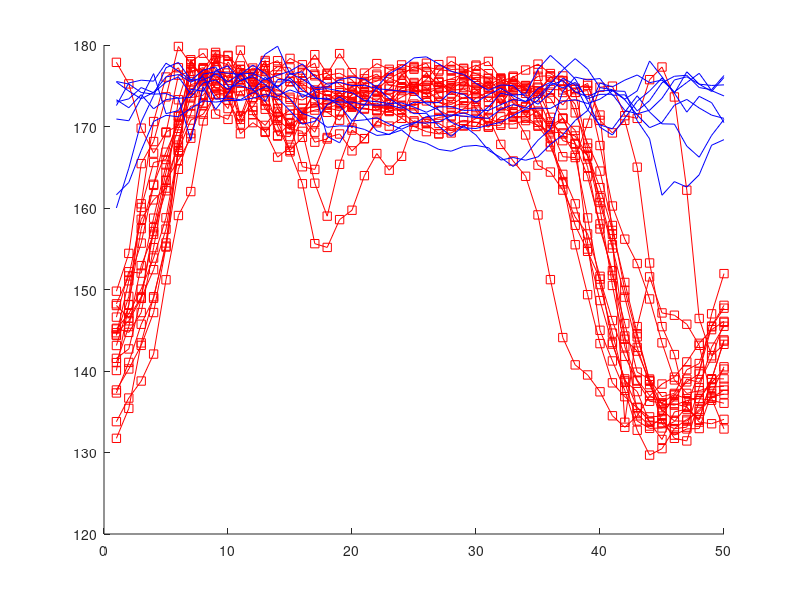
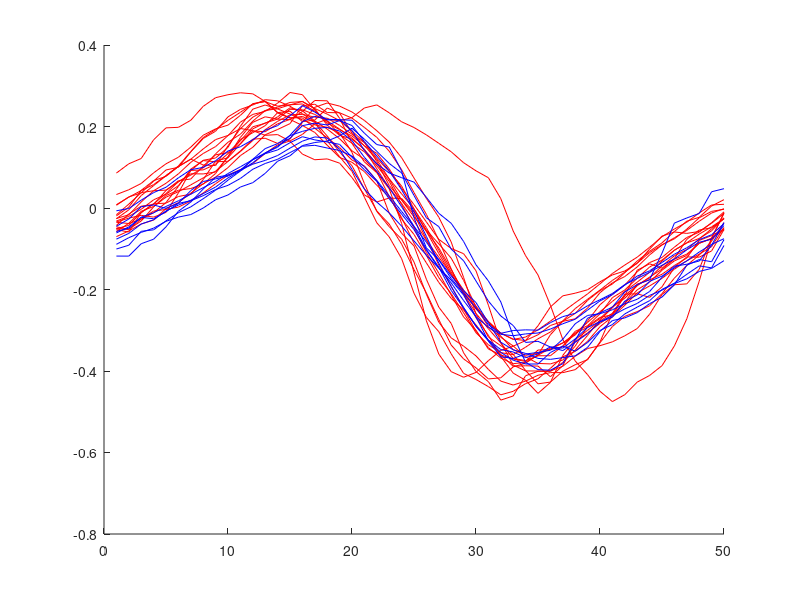
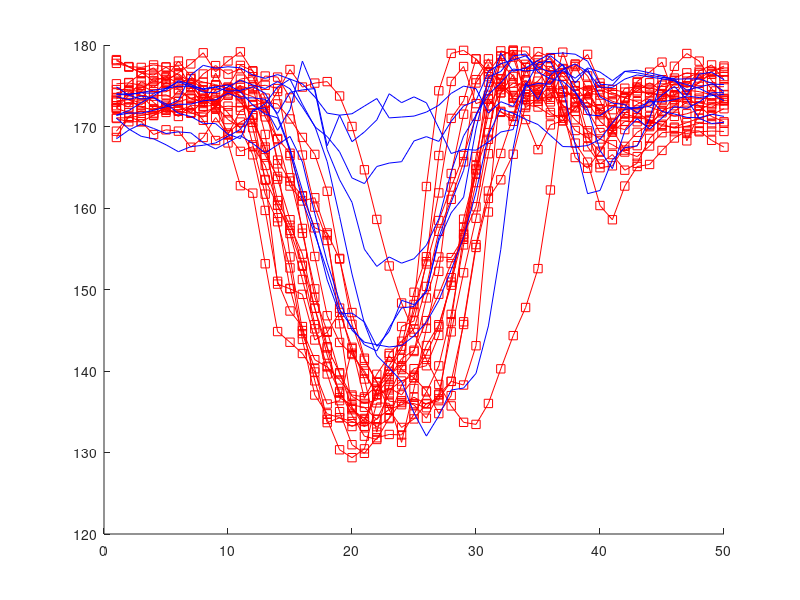
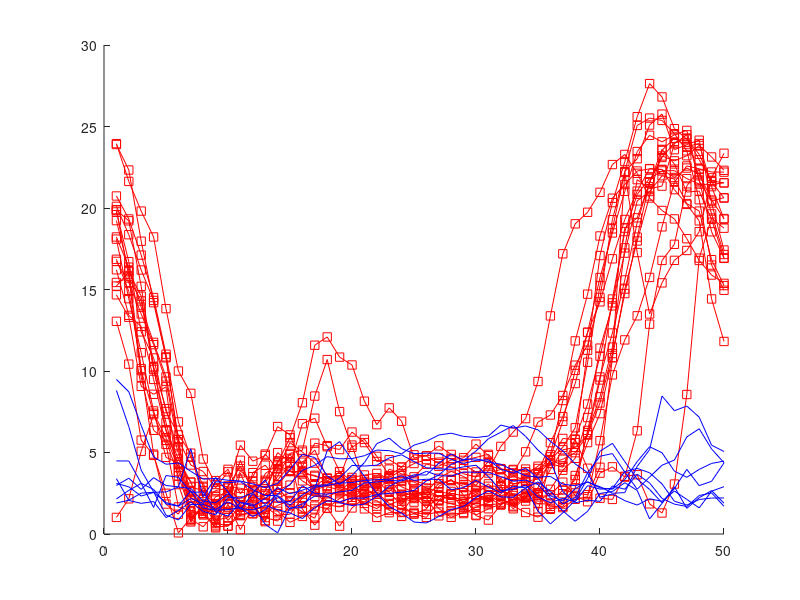

Recreate these plots in MATLAB, in order.
% test simple features relative postion
% simple feature test which takes different characteristics of the curves
% and  makes a feature based on them
% MM and gaussian unit test
% for 5 key positions
clc
clear all
close all
data_train=load('final_data_for_train_test/train_whole.mat');
data_train=data_train.train_for_model;
[J D]=size(data_train);
%% possible normalization of the data

figure(1)
hold on
figure (2)
hold on
figure (3)
hold on
figure (4)
hold on
figure (5)
hold on
Angles_normal=zeros(4,D);
for h=1:50:D

  %  normalized = featureNormalize(data_train(:, h:h+49)')';
  % get the max and mean
  normalized=data_train(:, h:h+49);
  %normalized=Normalize_between_0_and_1(data_train(:, h:h+49));
  normalized_data(1:27,h:h+49)=normalized;
  dist=zeros(1,50);
  for i=1:50
      a=([normalized(7,i),normalized(8,i),normalized(9,i)]-[normalized(1,i),normalized(2,i), normalized(3,i)]);
      b=([normalized(7,i),normalized(8,i),normalized(9,i)]-[normalized(4,i),normalized(5,i), normalized(6,i)]);
      angle_1(i)=atan2d(norm(cross(a,b)),dot(a,b));
      c=([normalized(19,i),normalized(20,i),normalized(21,i)]-[normalized(25,i),normalized(26,i), normalized(27,i)]);
      d=([normalized(19,i),normalized(20,i),normalized(21,i)]-[normalized(22,i),normalized(23,i), normalized(24,i)]);
%       c=pdist([normalized(25,i),normalized(26,i), normalized(27,i);normalized(22,i),normalized(23,i),normalized(24,i)],'euclidean');
%       a=pdist([normalized(25,i),normalized(26,i), normalized(27,i);normalized(19,i),normalized(20,i),normalized(21,i)],'euclidean');
%       b=pdist([normalized(22,i),normalized(23,i), normalized(24,i);normalized(19,i),normalized(20,i),normalized(21,i)],'euclidean');
      angle_1_r(i)=atan2d(norm(cross(c,d)),dot(c,d));
      %figure(3)
      %[normalized(10,i),normalized(11,i), normalized(12,i);normalized(16,i),normalized(17,i),normalized(18,i)]
      %[normalized(7,i),normalized(8,i), normalized(9,i);normalized(19,i),normalized(20,i),normalized(21,i)]
      %scatter3([normalized(1,i),normalized(25,i)], [normalized(2,i),normalized(26,i)], [normalized(3,i),normalized(27,i)], '.', 'b');
     % ankle hip knee 
      a=([normalized(4,i),normalized(5,i),normalized(6,i)]-[normalized(7,i),normalized(8,i), normalized(9,i)]);
      b=([normalized(4,i),normalized(5,i),normalized(6,i)]-[normalized(1,i),normalized(2,i), normalized(3,i)]);
      angle_1_H(i)=atan2d(norm(cross(a,b)),dot(a,b));
     
      c=([normalized(22,i),normalized(23,i), normalized(24,i)]-[normalized(19,i),normalized(20,i),normalized(21,i)]);
      d=([normalized(22,i),normalized(23,i), normalized(24,i)]-[normalized(25,i),normalized(26,i), normalized(27,i)]);
      angle_1_Hr(i)=atan2d(norm(cross(c,d)),dot(c,d));
     
  end     
  figure(1)
   plot(angle_1, '-sr');
   figure(2)
   plot(normalized(27,:),'r');
 figure(3)
 plot(angle_1_r,'-sr');
 figure(4)
 plot(angle_1_H,'-sr'); 
 figure(5)
  plot(angle_1_Hr,'-sr');
  Angles_normal(1,h:h+49)=angle_1;
  Angles_normal(2,h:h+49)=angle_1_r;
  Angles_normal(3,h:h+49)=angle_1_H;
  Angles_normal(4,h:h+49)=angle_1_Hr;
  
  
  
end
clear normalized
%%
%% abnormal LKI
figure(1)
hold on
LKI=load('final_data_for_train_test/test_LKI_2.mat');
LKI=LKI.train_for_model_LKI;
[N T]=size(LKI);
nS=T/50;
%number of sequences
Angles_RKI=zeros(4,T);
for h=1:50:T

   %normalized = featureNormalize(LKI(:, h:h+49)')';
   % get the max and mean
   normalized=LKI(:, h:h+49);
  % normalized=Normalize_between_0_and_1(LKI(:, h:h+49));
   normalized_data_LKI(1:27,h:h+49)=normalized;
 dist=zeros(1,50);
  for i=1:50
      a=([normalized(7,i),normalized(8,i),normalized(9,i)]-[normalized(1,i),normalized(2,i), normalized(3,i)]);
      b=([normalized(7,i),normalized(8,i),normalized(9,i)]-[normalized(4,i),normalized(5,i), normalized(6,i)]);
      angle_2(i)=atan2d(norm(cross(a,b)),dot(a,b));
      c=([normalized(19,i),normalized(20,i),normalized(21,i)]-[normalized(25,i),normalized(26,i), normalized(27,i)]);
      d=([normalized(19,i),normalized(20,i),normalized(21,i)]-[normalized(22,i),normalized(23,i), normalized(24,i)]);
%       c=pdist([normalized(25,i),normalized(26,i), normalized(27,i);normalized(22,i),normalized(23,i),normalized(24,i)],'euclidean');
%       a=pdist([normalized(25,i),normalized(26,i), normalized(27,i);normalized(19,i),normalized(20,i),normalized(21,i)],'euclidean');
%       b=pdist([normalized(22,i),normalized(23,i), normalized(24,i);normalized(19,i),normalized(20,i),normalized(21,i)],'euclidean');
      angle_2_r(i)=atan2d(norm(cross(c,d)),dot(c,d));
      %([normalized(7,i),normalized(8,i), normalized(9,i);normalized(19,i),normalized(20,i),normalized(21,i)],'euclidean');
    
      a=([normalized(4,i),normalized(5,i),normalized(6,i)]-[normalized(7,i),normalized(8,i), normalized(9,i)]);
      b=([normalized(4,i),normalized(5,i),normalized(6,i)]-[normalized(1,i),normalized(2,i), normalized(3,i)]);
      angle_2_H(i)=atan2d(norm(cross(a,b)),dot(a,b));
     
      c=([normalized(22,i),normalized(23,i), normalized(24,i)]-[normalized(19,i),normalized(20,i),normalized(21,i)]);
      d=([normalized(22,i),normalized(23,i), normalized(24,i)]-[normalized(25,i),normalized(26,i), normalized(27,i)]);
      angle_2_Hr(i)=atan2d(norm(cross(c,d)),dot(c,d));
      %figure(3)
     % scatter3([normalized(1,i),normalized(25,i)], [normalized(2,i),normalized(26,i)], [normalized(3,i),normalized(27,i)], 'r');
  end  
  figure(1)
   plot(angle_2,'b');
  figure(2)
   plot(normalized(27,:),'b');
    figure(3)
   plot(angle_2_r,'b');
    figure(4)
 plot(angle_2_H,'b'); 
 figure(5)
  plot(angle_2_Hr,'b');
  
  
  Angles_LKI(1,h:h+49)=angle_2;
  Angles_LKI(2,h:h+49)=angle_2_r;
  Angles_LKI(3,h:h+49)=angle_2_H;
  Angles_LKI(4,h:h+49)=angle_2_Hr;
  
  
end
% figure(4)
%    hold on
%    plot((angle./angler),'b');
%    plot((angle_1./angler_1), 'r');
